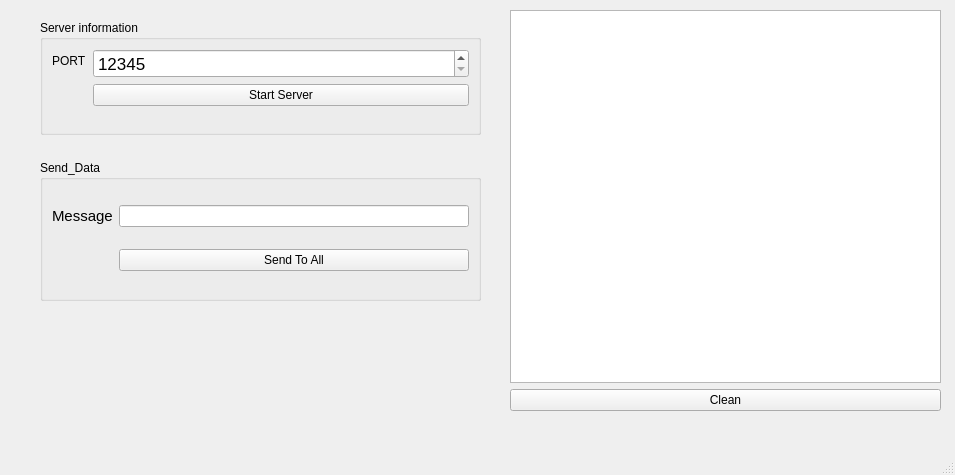
<?xml version="1.0" encoding="UTF-8"?>
<ui version="4.0">
 <class>MainWindow</class>
 <widget class="QMainWindow" name="MainWindow">
  <property name="geometry">
   <rect>
    <x>0</x>
    <y>0</y>
    <width>955</width>
    <height>475</height>
   </rect>
  </property>
  <property name="windowTitle">
   <string>MainWindow</string>
  </property>
  <widget class="QWidget" name="centralwidget">
   <widget class="QGroupBox" name="groupBox">
    <property name="geometry">
     <rect>
      <x>40</x>
      <y>20</y>
      <width>441</width>
      <height>115</height>
     </rect>
    </property>
    <property name="title">
     <string>Server information</string>
    </property>
    <layout class="QFormLayout" name="formLayout">
     <item row="0" column="0">
      <widget class="QLabel" name="label">
       <property name="text">
        <string>PORT</string>
       </property>
      </widget>
     </item>
     <item row="0" column="1">
      <widget class="QSpinBox" name="spinPort">
       <property name="font">
        <font>
         <pointsize>13</pointsize>
        </font>
       </property>
       <property name="minimum">
        <number>12345</number>
       </property>
       <property name="maximum">
        <number>65535</number>
       </property>
      </widget>
     </item>
     <item row="1" column="1">
      <widget class="QPushButton" name="buttonStartServer">
       <property name="text">
        <string>Start Server</string>
       </property>
      </widget>
     </item>
    </layout>
   </widget>
   <widget class="QGroupBox" name="groupBox_2">
    <property name="geometry">
     <rect>
      <x>40</x>
      <y>160</y>
      <width>441</width>
      <height>141</height>
     </rect>
    </property>
    <property name="title">
     <string>Send_Data</string>
    </property>
    <layout class="QGridLayout" name="gridLayout">
     <item row="0" column="0">
      <widget class="QLabel" name="label_2">
       <property name="font">
        <font>
         <pointsize>11</pointsize>
        </font>
       </property>
       <property name="text">
        <string>Message</string>
       </property>
      </widget>
     </item>
     <item row="0" column="1">
      <widget class="QLineEdit" name="lineMessageSend"/>
     </item>
     <item row="1" column="1">
      <widget class="QPushButton" name="buttonSendToAll">
       <property name="text">
        <string>Send To All</string>
       </property>
      </widget>
     </item>
    </layout>
   </widget>
   <widget class="QWidget" name="">
    <property name="geometry">
     <rect>
      <x>510</x>
      <y>10</y>
      <width>431</width>
      <height>401</height>
     </rect>
    </property>
    <layout class="QVBoxLayout" name="verticalLayout">
     <item>
      <widget class="QListWidget" name="listConsole"/>
     </item>
     <item>
      <widget class="QPushButton" name="buttonClear">
       <property name="text">
        <string>Clean</string>
       </property>
      </widget>
     </item>
    </layout>
   </widget>
  </widget>
  <widget class="QMenuBar" name="menubar">
   <property name="geometry">
    <rect>
     <x>0</x>
     <y>0</y>
     <width>955</width>
     <height>26</height>
    </rect>
   </property>
  </widget>
  <widget class="QStatusBar" name="statusbar"/>
 </widget>
 <resources/>
 <connections/>
</ui>
